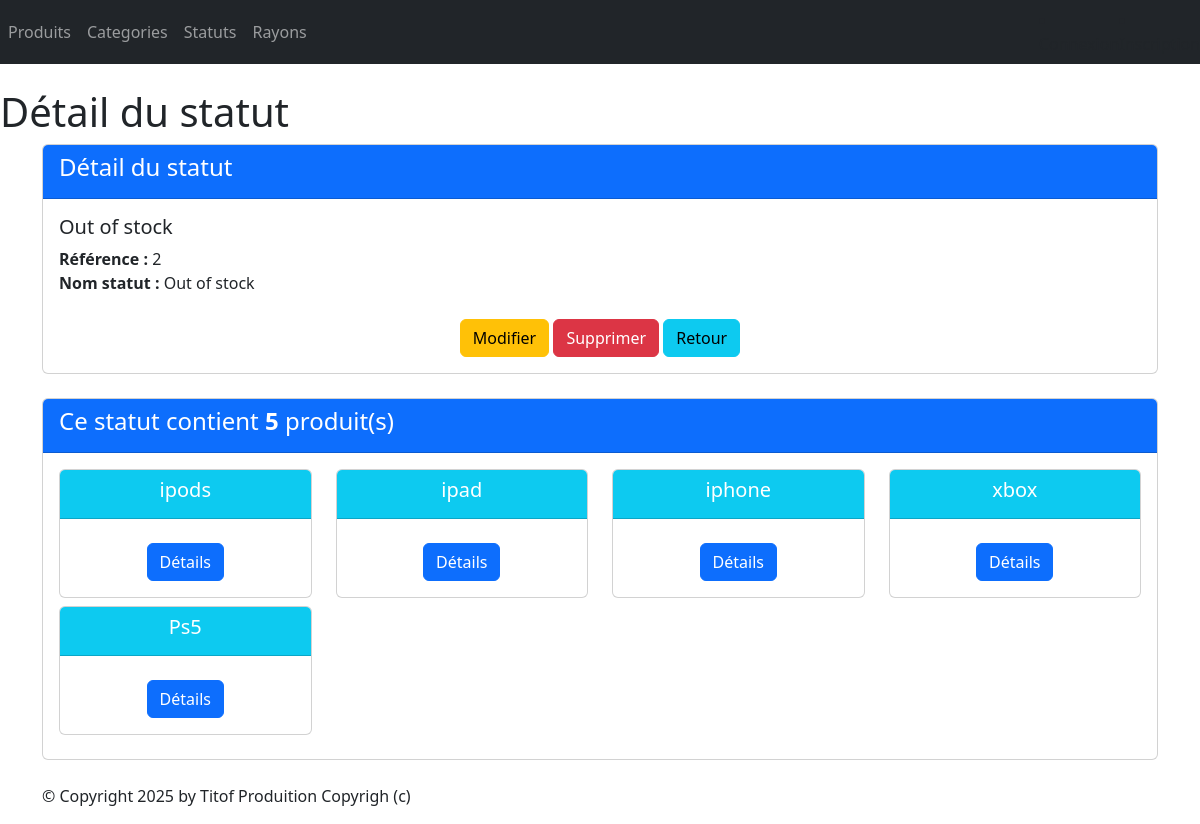
Page /monApp/statut/2/ on the committed database.
### monApp/models.py (models this page shows, shortened)
class Statut(models.Model):
    idStatus = models.AutoField(primary_key=True)
    libelleStatus = models.CharField(max_length=100)

class Produit(models.Model):
    refProd = models.AutoField(primary_key=True)
    intituleProd = models.CharField(max_length=200)
    prixUnitaireProd = models.DecimalField(max_digits=10, decimal_places=2)
    dateFabProd = models.DateField(default=date.today)
    categorie = models.ForeignKey(Categorie, on_delete=models.CASCADE, related_name="produits_categorie", null=True, blank=True)
    status = models.ForeignKey(Statut, on_delete=models.CASCADE, related_name="produits_status",null=True, blank=True)

### monApp/views.py (the view)
# urls.py: path("statut/<pk>/",views.StatutDetailView.as_view(), name="dtl_stat"),
class StatutDetailView(DetailView):
    model = Statut
    template_name = "monApp/detail_statut.html"
    context_object_name = "stat"
    def get_queryset(self):
        return Statut.objects.annotate(nb_produits=Count('produits_status'))
    def get_context_data(self, **kwargs):
        context = super(StatutDetailView, self).get_context_data(**kwargs)
        context['titremenu'] = "Détail du statut"
        context['prdts'] = self.object.produits_status.all()
        return context

### monApp/templates/monApp/detail_statut.html
{% extends 'monApp/base.html' %}
{% block menu %}
<h1>{{titremenu}}</h1>
{% endblock %}
{% block contenu %}
<div class="card mb-4">
    <div class="card-header bg-primary text-white">
        <h4>Détail du statut</h4>
    </div>
    <div class="card-body">
        <h5 class="card-title">{{ stat.libelleStatus }}</h5>
        <ul class="list-unstyled">
            <li><strong>Référence :</strong> {{ stat.idStatus }}</li>
            <li><strong>Nom statut :</strong> {{ stat.libelleStatus }}</li>
        </ul>
        <div class="car-footer text-center">
            <a href="{% url 'stat-chng' stat.idStatus %}" class="btn btn-warning mt-2">Modifier</a>
            <a href="{% url 'dlt_stat' stat.idStatus %}" class="btn btn-danger mt-2">Supprimer</a>
            <a href="{% url 'lst_stats'%}" class="btn btn-info mt-2">Retour</a>
        </div>
    </div>
</div>
<div class="card mb-4">
    <div class="card-header bg-primary text-white">
        <h4>Ce statut contient <strong>{{ stat.nb_produits }}</strong> produit(s)</h4>
    </div>
    <div class="card-body">
        <div class="row">
            {% if prdts %}
                {% for prdt in prdts %}
                <div class="col-sm-3">
                    <div class="card mb-2 text-center">
                        <div class="card-header bg-info text-white">
                            <h5 class="card-title">{{ prdt.intituleProd }}</h5>
                        </div>
                        <div class="card-body">
                            <a href="{% url 'dtl_prdt' prdt.refProd %}" class="btn btn-primary mt-2">Détails</a>
                        </div>
                    </div>
                </div>
                {% endfor %}
            {% else %}
                <p class="text-muted">Aucun produit trouvé pour ce statut.</p>
            {% endif %}
        </div>
    </div>
</div>
{% endblock %}

### TutoDjango/static/styles.css (style rules this page uses)
h1 { color: red }

### rows in the picture
Statut: libelleStatus "Out of stock", idStatus "2", nb_produits "5"
Produit: intituleProd "ipods"
Produit: intituleProd "ipad"
Produit: intituleProd "iphone"
Produit: intituleProd "xbox"
Produit: intituleProd "Ps5"

### other values in the picture
{{ titremenu }} "Détail du statut"
